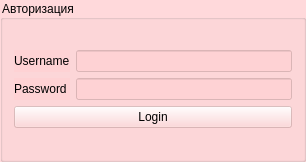
   <widget class="QGroupBox" name="groupBoxLog">
    <property name="geometry">
     <rect>
      <x>247</x>
      <y>219</y>
      <width>306</width>
      <height>162</height>
     </rect>
    </property>
    <property name="minimumSize">
     <size>
      <width>300</width>
      <height>150</height>
     </size>
    </property>
    <property name="styleSheet">
     <string notr="true">font: 75 16pt &quot;impact&quot;;
background-color: rgba(255, 205, 206,0.5);</string>
    </property>
    <property name="title">
     <string>Авторизация</string>
    </property>
    <layout class="QGridLayout" name="gridLayout">
     <item row="0" column="1">
      <layout class="QVBoxLayout" name="verticalLayout_5">
       <item>
        <layout class="QHBoxLayout" name="horizontalLayout_3">
         <item>
          <layout class="QVBoxLayout" name="verticalLayout">
           <item>
            <widget class="QLabel" name="Label">
             <property name="minimumSize">
              <size>
               <width>0</width>
               <height>0</height>
              </size>
             </property>
             <property name="styleSheet">
              <string notr="true"/>
             </property>
             <property name="text">
              <string>Username</string>
             </property>
            </widget>
           </item>
           <item>
            <widget class="QLabel" name="Label_2">
             <property name="styleSheet">
              <string notr="true"/>
             </property>
             <property name="text">
              <string>Password</string>
             </property>
            </widget>
           </item>
          </layout>
         </item>
         <item>
          <layout class="QVBoxLayout" name="verticalLayout_4">
           <item>
            <widget class="QLineEdit" name="Login">
             <property name="styleSheet">
              <string notr="true">color:black;</string>
             </property>
            </widget>
           </item>
           <item>
            <widget class="QLineEdit" name="Password">
             <property name="styleSheet">
              <string notr="true">color:black;</string>
             </property>
             <property name="echoMode">
              <enum>QLineEdit::Password</enum>
             </property>
            </widget>
           </item>
          </layout>
         </item>
        </layout>
       </item>
       <item>
        <widget class="QPushButton" name="LoginB">
         <property name="styleSheet">
          <string notr="true">color: black;</string>
         </property>
         <property name="text">
          <string>Login</string>
         </property>
        </widget>
       </item>
      </layout>
     </item>
    </layout>
   </widget>
